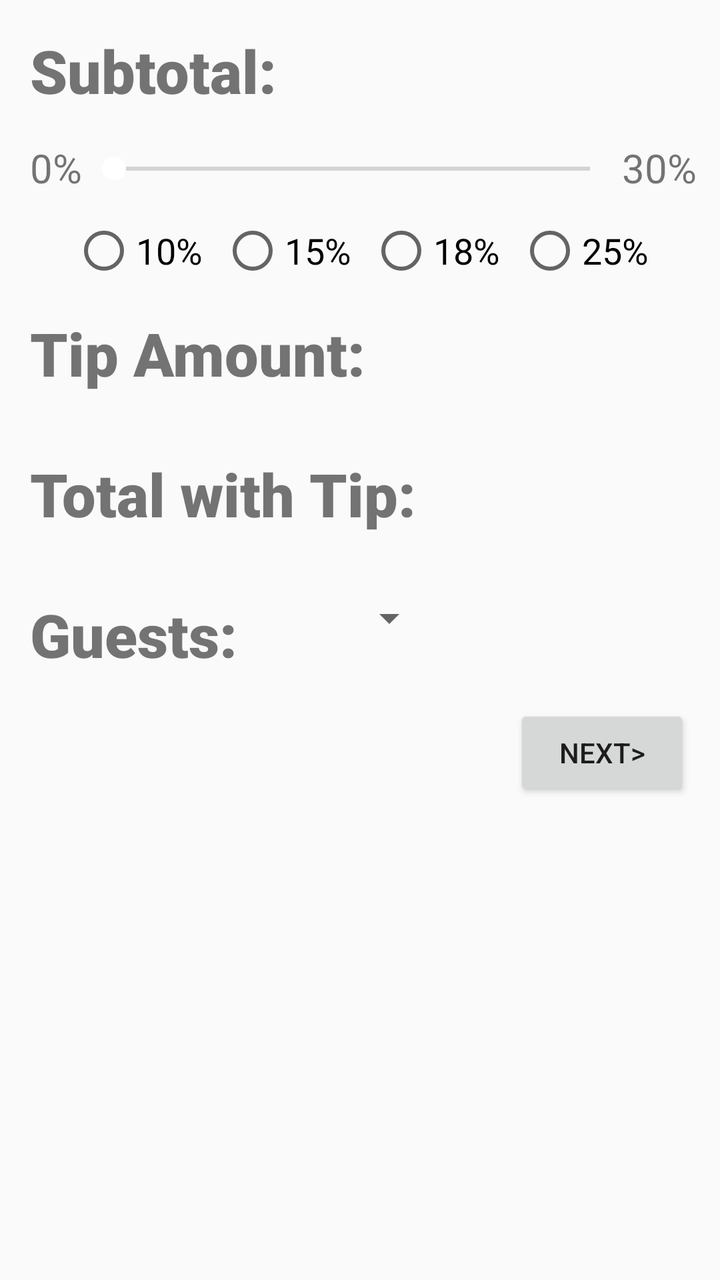
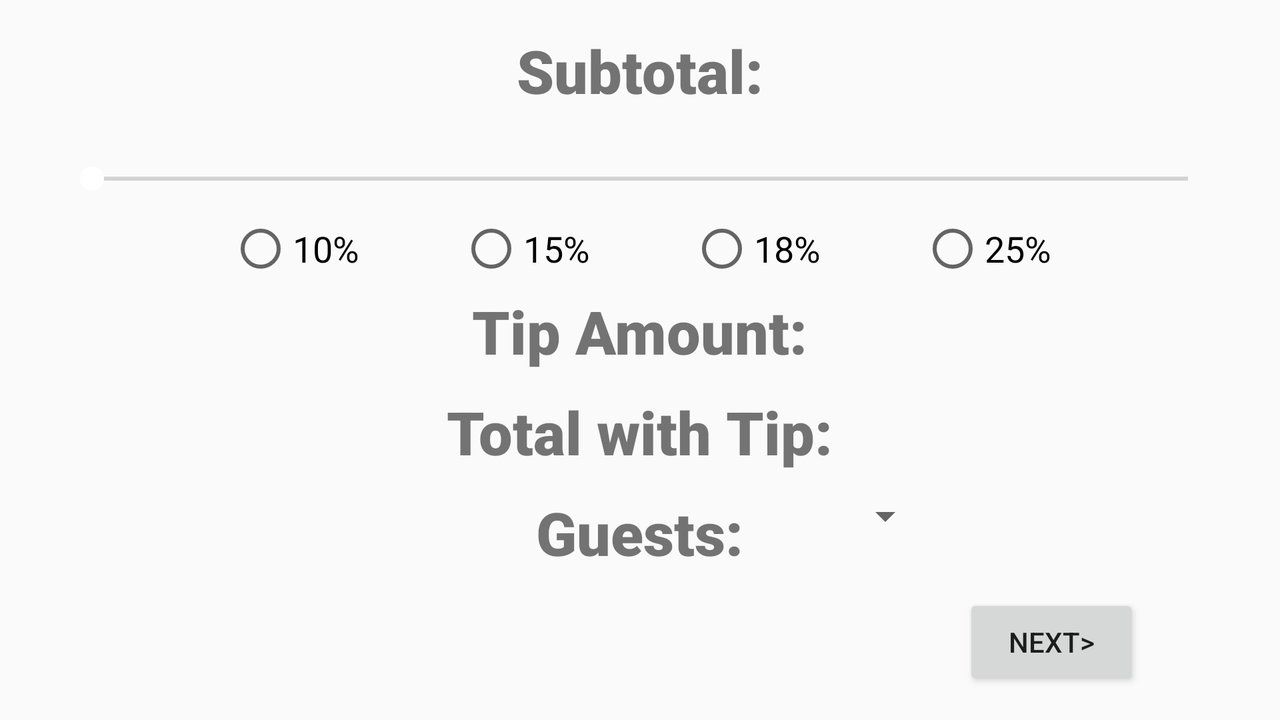

Two renders of one Android screen. The first uses the default layout on a phone; the second uses the alternative layout the repository ships for a different screen configuration, on a matching device. The two XML files are below.
<!-- AndroidManifest.xml: application theme AppTheme -->
<!-- res/layout/details_activity.xml -->
<?xml version="1.0" encoding="utf-8"?>
<RelativeLayout xmlns:android="http://schemas.android.com/apk/res/android"
    android:layout_width="match_parent"
    android:layout_height="match_parent">

    <TextView
        android:layout_width="wrap_content"
        android:layout_height="wrap_content"
        android:text="@string/subtotal"
        android:fontFamily="sans-serif-black"
        android:textSize="30sp"
        android:layout_margin="15dp"
        android:id="@+id/subtotal"/>

    <TextView
        android:layout_width="wrap_content"
        android:layout_height="wrap_content"
        android:textSize="30sp"
        android:layout_toRightOf="@id/subtotal"
        android:layout_marginTop="15dp"
        android:id="@+id/subtotal_amt"/>
    <TextView
        android:layout_width="wrap_content"
        android:layout_height="wrap_content"
        android:id="@+id/zero_percent"
        android:text="0%"
        android:textSize="20sp"
        android:layout_below="@id/subtotal"
        android:layout_marginLeft="15dp"/>
    <SeekBar
        android:layout_width="270dp"
        android:layout_height="wrap_content"
        android:layout_toRightOf="@id/zero_percent"
        android:paddingTop="5dp"
        android:paddingBottom="16dp"
        android:layout_below="@id/subtotal"
        android:max="30"
        android:id="@+id/percent_seek"
        android:progress="0"/>
    <TextView
        android:layout_width="wrap_content"
        android:layout_height="wrap_content"
        android:id="@+id/thirty_percent"
        android:text="30%"
        android:textSize="20sp"
        android:layout_below="@id/subtotal"
        android:layout_toRightOf="@id/percent_seek" />
    <RadioGroup
        android:layout_width="wrap_content"
        android:layout_height="wrap_content"
        android:orientation="horizontal"
        android:layout_marginLeft="36dp"
        android:layout_below="@id/percent_seek"
        android:id="@+id/percent_group">
        <RadioButton
            android:layout_width="wrap_content"
            android:layout_height="wrap_content"
            android:text="10%"
            android:textAppearance="?android:textAppearanceMedium"
            android:layout_marginRight="9dp"
            android:id="@+id/ten_percent_button"
            />
        <RadioButton
            android:layout_width="wrap_content"
            android:layout_height="wrap_content"
            android:text="15%"
            android:textAppearance="?android:textAppearanceMedium"
            android:layout_marginRight="9dp"
            android:id="@+id/fifteen_percent_button"
            />
        <RadioButton
            android:layout_width="wrap_content"
            android:layout_height="wrap_content"
            android:text="18%"
            android:textAppearance="?android:textAppearanceMedium"
            android:layout_marginRight="9dp"
            android:id="@+id/eighteen_percent_button"
            />
        <RadioButton
            android:layout_width="wrap_content"
            android:layout_height="wrap_content"
            android:text="25%"
            android:textAppearance="?android:textAppearanceMedium"
            android:layout_marginRight="9dp"
            android:id="@+id/twentyfive_percent_button"
            />
    </RadioGroup>

    <TextView
        android:layout_width="wrap_content"
        android:layout_height="wrap_content"
        android:text="@string/tip_amt_details"
        android:fontFamily="sans-serif-black"
        android:textSize="30sp"
        android:layout_margin="15dp"
        android:layout_below="@id/percent_group"
        android:id="@+id/tip_amount"
        />
    <TextView
        android:layout_width="wrap_content"
        android:layout_height="wrap_content"
        android:layout_toRightOf="@id/tip_amount"
        android:layout_below="@id/percent_group"
        android:layout_marginTop="15dp"
        android:text=""
        android:textSize="30sp"
        android:id="@+id/tip_amount_val"/>
    <TextView
        android:layout_width="wrap_content"
        android:layout_height="wrap_content"
        android:text="@string/total_with_tip_details"
        android:fontFamily="sans-serif-black"
        android:textSize="30sp"
        android:layout_margin="15dp"
        android:layout_below="@id/tip_amount"
        android:id="@+id/total_with_tip"
        />
    <TextView
        android:layout_width="wrap_content"
        android:layout_height="wrap_content"
        android:layout_toRightOf="@id/total_with_tip"
        android:layout_below="@id/tip_amount"
        android:layout_marginTop="15dp"
        android:text=""
        android:textSize="30sp"
        android:id="@+id/total_with_tip_val"/>
    <TextView
        android:layout_width="wrap_content"
        android:layout_height="wrap_content"
        android:textSize="30sp"
        android:text="@string/guests_details"
        android:fontFamily="sans-serif-black"
        android:layout_below="@id/total_with_tip"
        android:layout_marginLeft="15dp"
        android:layout_marginTop="15dp"
        android:layout_marginRight="10dp"
        android:id="@+id/guests"
        />
    <Spinner
        android:layout_width="90dp"
        android:layout_height="wrap_content"
        android:layout_marginTop="15dp"
        android:layout_below="@id/total_with_tip"
        android:layout_toRightOf="@id/guests"
        android:id="@+id/guest_spinner">

    </Spinner>
    <Button
        android:layout_width="wrap_content"
        android:layout_height="wrap_content"
        android:text="@string/next_details"
        android:id="@+id/button_next"
        android:layout_alignParentRight="true"
        android:layout_below="@id/guests"
        android:layout_margin="15dp"
        />




</RelativeLayout>
<!-- resources referenced by this layout -->
<resources>
  <string name="guests_details">Guests:</string>
  <string name="next_details">Next&gt;</string>
  <string name="subtotal">Subtotal:</string>
  <string name="tip_amt_details">Tip Amount:</string>
  <string name="total_with_tip_details">Total with Tip:</string>
  <style name="AppTheme" parent="Theme.AppCompat.Light.DarkActionBar">
          
          <item name="colorPrimary">@color/colorPrimary</item>
          <item name="colorPrimaryDark">@color/colorPrimaryDark</item>
          <item name="colorAccent">@color/colorAccent</item>
      </style>
  <color name="colorPrimary">#ff0004</color>
  <color name="colorPrimaryDark">#690102</color>
  <color name="colorAccent">#ffffff</color>
</resources>
<!-- res/layout-land/details_activity.xml (the author's variant of the layout above) -->
<!-- drawn on the phone turned sideways -->
<?xml version="1.0" encoding="utf-8"?>
<RelativeLayout xmlns:android="http://schemas.android.com/apk/res/android"
    android:layout_width="match_parent"
    android:layout_height="match_parent">

    <TextView
        android:layout_width="wrap_content"
        android:layout_height="wrap_content"
        android:text="@string/subtotal"
        android:fontFamily="sans-serif-black"
        android:textSize="30sp"
        android:layout_marginTop="15dp"
        android:layout_marginBottom="15dp"
        android:id="@+id/subtotal"
        android:layout_centerHorizontal="true"/>

    <TextView
        android:layout_width="wrap_content"
        android:layout_height="wrap_content"
        android:textSize="30sp"
        android:layout_marginTop="15dp"
        android:layout_marginBottom="15dp"
        android:layout_marginLeft="15dp"
        android:layout_toRightOf="@id/subtotal"
        android:id="@+id/subtotal_amt"
        android:layout_centerHorizontal="true"/>
    <TextView
        android:layout_width="wrap_content"
        android:layout_height="wrap_content"
        android:id="@+id/zero_percent"
        android:text="0%"
        android:textSize="20sp"
        android:layout_toLeftOf="@id/percent_seek"
        android:layout_marginLeft="15dp"
        android:layout_below="@id/subtotal"/>
    <SeekBar
        android:layout_width="match_parent"
        android:layout_height="wrap_content"
        android:layout_marginLeft="30dp"
        android:layout_marginRight="30dp"
        android:layout_marginTop="10dp"
        android:layout_marginBottom="10dp"
        android:layout_below="@id/subtotal"
        android:max="30"
        android:id="@+id/percent_seek"
        android:progress="0"
        android:layout_centerHorizontal="true"/>
    <TextView
        android:layout_width="wrap_content"
        android:layout_height="wrap_content"
        android:id="@+id/thirty_percent"
        android:text="30%"
        android:textSize="20sp"
        android:layout_below="@id/subtotal"
        android:layout_toRightOf="@id/percent_seek" />
    <RadioGroup
        android:layout_width="wrap_content"
        android:layout_height="wrap_content"
        android:orientation="horizontal"
        android:layout_below="@id/percent_seek"
        android:id="@+id/percent_group"
        android:layout_centerHorizontal="true">
        <RadioButton
            android:layout_width="wrap_content"
            android:layout_height="wrap_content"
            android:text="10%"
            android:textAppearance="?android:textAppearanceMedium"
            android:layout_marginRight="50dp"
            android:id="@+id/ten_percent_button"
            />
        <RadioButton
            android:layout_width="wrap_content"
            android:layout_height="wrap_content"
            android:text="15%"
            android:textAppearance="?android:textAppearanceMedium"
            android:layout_marginRight="50dp"
            android:id="@+id/fifteen_percent_button"
            />
        <RadioButton
            android:layout_width="wrap_content"
            android:layout_height="wrap_content"
            android:text="18%"
            android:textAppearance="?android:textAppearanceMedium"
            android:layout_marginRight="50dp"
            android:id="@+id/eighteen_percent_button"
            />
        <RadioButton
            android:layout_width="wrap_content"
            android:layout_height="wrap_content"
            android:text="25%"
            android:textAppearance="?android:textAppearanceMedium"
            android:id="@+id/twentyfive_percent_button"
            />
    </RadioGroup>

    <TextView
        android:layout_width="wrap_content"
        android:layout_height="wrap_content"
        android:text="@string/tip_amt_details"
        android:fontFamily="sans-serif-black"
        android:textSize="30sp"
        android:layout_below="@id/percent_group"
        android:id="@+id/tip_amount"
        android:layout_margin="5dp"
        android:layout_centerHorizontal="true"
        />
    <TextView
        android:layout_width="wrap_content"
        android:layout_height="wrap_content"
        android:layout_toRightOf="@id/tip_amount"
        android:layout_below="@id/percent_group"
        android:text=""
        android:textSize="30sp"
        android:layout_margin="5dp"
        android:id="@+id/tip_amount_val"/>
    <TextView
        android:layout_width="wrap_content"
        android:layout_height="wrap_content"
        android:text="@string/total_with_tip_details"
        android:fontFamily="sans-serif-black"
        android:textSize="30sp"
        android:layout_below="@id/tip_amount"
        android:id="@+id/total_with_tip"
        android:layout_margin="5dp"
        android:layout_centerHorizontal="true"
        />
    <TextView
        android:layout_width="wrap_content"
        android:layout_height="wrap_content"
        android:layout_toRightOf="@id/total_with_tip"
        android:layout_below="@id/tip_amount"
        android:text=""
        android:textSize="30sp"
        android:layout_margin="5dp"
        android:id="@+id/total_with_tip_val"/>
    <TextView
        android:layout_width="wrap_content"
        android:layout_height="wrap_content"
        android:textSize="30sp"
        android:text="@string/guests_details"
        android:fontFamily="sans-serif-black"
        android:layout_below="@id/total_with_tip"
        android:layout_centerHorizontal="true"
        android:id="@+id/guests"
        android:layout_margin="5dp"
        />
    <Spinner
        android:layout_width="90dp"
        android:layout_height="wrap_content"
        android:layout_marginTop="5dp"
        android:layout_below="@id/total_with_tip"
        android:layout_toRightOf="@id/guests"
        android:id="@+id/guest_spinner">
    </Spinner>

    <Button
        android:layout_width="wrap_content"
        android:layout_height="wrap_content"
        android:text="@string/next_details"
        android:id="@+id/button_next"
        android:layout_centerVertical="true"
        android:layout_toRightOf="@id/guest_spinner"
        android:layout_alignParentBottom="true"
        android:layout_margin="15dp"/>

</RelativeLayout>
